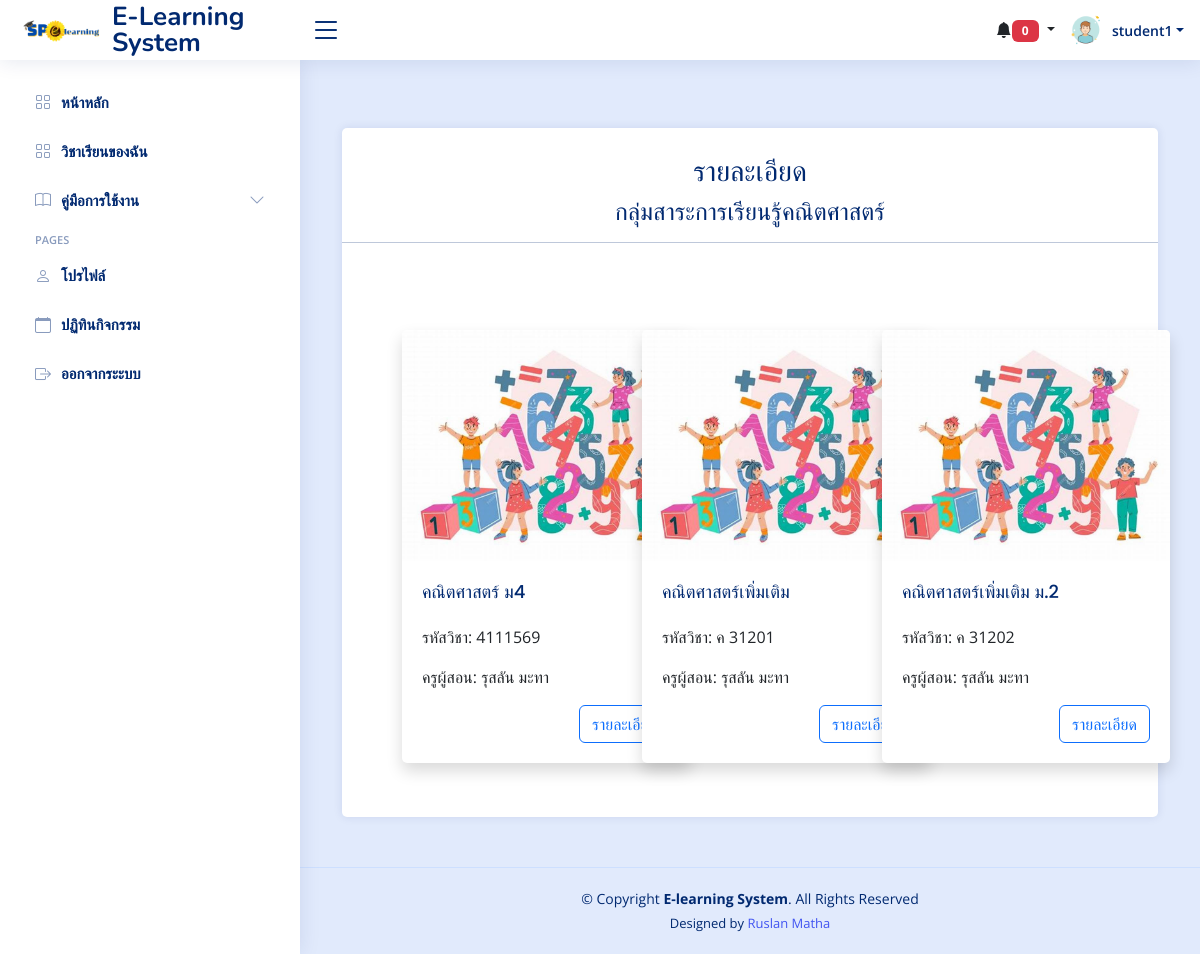
The app's page /student/group_details_student.php?group_id=2 (signed in) with its own data.
### tables this page shows
CREATE TABLE `students` (
  `s_id` int(11) NOT NULL,
  `username` varchar(255) NOT NULL,
  `password` varchar(255) NOT NULL,
  `first_name` varchar(255) NOT NULL,
  `last_name` varchar(255) NOT NULL,
  `class` varchar(50) NOT NULL,
  `image_id` int(11) NOT NULL
);

CREATE TABLE `learning_subject_group` (
  `group_id` int(11) NOT NULL,
  `group_name` varchar(255) NOT NULL
);

CREATE TABLE `courses` (
  `c_id` int(11) NOT NULL,
  `course_name` varchar(255) NOT NULL,
  `description` text NOT NULL,
  `teacher_id` int(11) NOT NULL DEFAULT 1,
  `created_at` datetime NOT NULL,
  `updated_at` datetime NOT NULL,
  `c_img` varchar(255) NOT NULL,
  `course_code` varchar(255) NOT NULL,
  `group_id` int(11) DEFAULT NULL,
  `is_open` tinyint(1) DEFAULT 1,
  `access_code` varchar(255) DEFAULT NULL
);

CREATE TABLE `teachers` (
  `t_id` int(11) NOT NULL,
  `username` varchar(255) NOT NULL,
  `password` varchar(255) NOT NULL,
  `first_name` varchar(255) NOT NULL,
  `last_name` varchar(255) NOT NULL,
  `email` varchar(255) NOT NULL,
  `group_id` int(11) DEFAULT NULL,
  `image_id` int(11) DEFAULT NULL
);

### student/group_details_student.php (the view, shortened to what this page needs)
<?php
include('../connections/connection.php');
try {
    $user_id = $_SESSION['user_id'];
    $stmt = $db->prepare("SELECT * FROM students WHERE s_id = :user_id");
    $stmt->bindParam(':user_id', $user_id);
    $stmt->execute();
    $student = $stmt->fetch(PDO::FETCH_ASSOC);
} catch (PDOException $e) {
    echo "เกิดข้อผิดพลาด: " . $e->getMessage();
}
if (isset($_GET['group_id'])) {
    $group_id = $_GET['group_id'];
    $sql = "SELECT * FROM courses WHERE group_id = :group_id";
    $stmt = $db->prepare($sql);
    $stmt->bindParam(':group_id', $group_id);
    $stmt->execute();
    $group_courses = $stmt->fetchAll(PDO::FETCH_ASSOC);
    $sql_group_name = "SELECT group_name FROM learning_subject_group WHERE group_id = :group_id";
    $stmt_group_name = $db->prepare($sql_group_name);
    $stmt_group_name->bindParam(':group_id', $group_id);
    $stmt_group_name->execute();
    $group_name = $stmt_group_name->fetchColumn();
} else {
    echo "ไม่พบรหัสกลุ่มสาระ";
}
?>
<?php
     include('head.php');
?>
<body>
<?php
     include('header.php');
     include('sidebar.php');
?>
  <main id="main" class="main">
    <div class="container  mt-5">
    <div class="card " >
      <div class="card-title">
    <h3 class="text-center mt-2">รายละเอียด</h3>
    <h4 class="text-center"><?php echo $group_name; ?></h4>
    <hr color="blue" size="3" width="100%">
    </div>
    <div class="row mt-5 me-5 mx-5">
            <?php foreach ($group_courses as $course): ?>
                <?php if ($course['is_open'] == 1): ?>
              <div class="col-md-4 mb-4">
                  <div class="card border-primary border-3 shadow" style="width: 18rem;">
                      <img src="<?php echo $course['c_img']; ?>" class="card-img-top" alt="Course Image">
                      <div class="card-body">
                          <h5 class="card-title"><?php echo $course['course_name']; ?></h5>
                          <p class="card-text">รหัสวิชา: <?php echo $course['course_code']; ?></p>
                          <?php
                          $teacher_id = $course['teacher_id'];
                          $teacher_stmt = $db->prepare("SELECT * FROM teachers WHERE t_id = :teacher_id");
                          $teacher_stmt->bindParam(':teacher_id', $teacher_id);
                          $teacher_stmt->execute();
                          $teacher = $teacher_stmt->fetch(PDO::FETCH_ASSOC);
                          ?>
                          <p class="card-text">ครูผู้สอน: <?php echo $teacher['first_name']; ?> <?php echo $teacher['last_name']; ?></p>
                          <a href="course_details.php?course_id=<?php echo $course['c_id']; ?>" class="btn btn-outline-primary" style="float: right;">รายละเอียด</a>
                      </div>
                  </div>
              </div>
          <?php endif; ?>
            <?php endforeach; ?>
        </div>
    </div>
    </div>
  </main>
  <?php include('footer.php');?>
</body>
</html>

### student/header.php (shortened to what this page needs)
<header id="header" class="header fixed-top d-flex align-items-center">
<div class="d-flex align-items-center justify-content-between">
  <a href="index.html" class="logo d-flex align-items-center">
    <img src="img/logo.png" alt="">
    <span class="d-none d-lg-block">E-Learning System</span>
  </a>
  <i class="bi bi-list toggle-sidebar-btn"></i>
</div>
<nav class="header-nav ms-auto">
  <ul class="d-flex align-items-center">
<div class="dropdown d-none d-md-block">
  <button class="btn dropdown-toggle" type="button" id="notificationDropdown" data-bs-toggle="dropdown" aria-expanded="false">
    <i class="bi bi-bell-fill"></i><span class="badge bg-danger" id="notificationCount">0</span>
  </button>
</div>
    <li class="nav-item dropdown pe-3">
      <a class="nav-link nav-profile d-flex align-items-center pe-0" href="#" data-bs-toggle="dropdown">
                  <?php if (!empty($student['image_id'])): ?>
                      <?php
                      $imageQuery = "SELECT filename FROM student_images WHERE image_id = :image_id";
                      $imageStmt = $db->prepare($imageQuery);
                      $imageStmt->bindParam(':image_id', $student['image_id']);
                      $imageStmt->execute();
                      $image = $imageStmt->fetch(PDO::FETCH_ASSOC);
                      if (!empty($image['filename'])):
                          $imagePath = 'images/' . $image['filename'];
                      else:
                          $imagePath = 'images/Defaul.png';
                      endif;
                      ?>
                      <img src="<?php echo $imagePath; ?>" alt="Profile" class="rounded-circle">
                  <?php else: ?>
                      <img src="images/Defaul.png" alt="Default Profile" class="rounded-circle">
                  <?php endif; ?>
        <span class="d-none d-md-block dropdown-toggle ps-2"><?php echo $student['first_name'];?></span>
      </a>
    </li>
  </ul>
</nav>
</header>

### student/css/style.css (style rules this page uses)
:root { scroll-behavior: smooth; }
a { color: #4154f1; text-decoration: none; }
h1, h2, h3, h4, h5, h6 { font-family: "Nunito", sans-serif; }
#main { margin-top: 60px; padding: 20px 30px; transition: all 0.3s; }
.logo { line-height: 1; }
@media (min-width: 1200px) { .logo { width: 280px; } }
.logo img { max-height: 26px; margin-right: 6px; }
.logo span { font-size: 26px; font-weight: 700; color: #012970; font-family: "Nunito", sans-serif; }
.header { transition: all 0.5s; z-index: 997; height: 60px; box-shadow: 0px 2px 20px rgba(1, 41, 112, 0.1); background-color: #fff; padding-left: 20px; }
.header .toggle-sidebar-btn { font-size: 32px; padding-left: 10px; cursor: pointer; color: #012970; }
@media (min-width: 1200px) { #main, #footer { margin-left: 300px; } }

### student/head.php (style rules this page uses)
body { font-family: "Open Sans", sans-serif; background-color: #e1eafc; }
.badge { font-weight: bold; text-transform: uppercase; padding: 5px 10px; min-width: 19px; }
.header-nav ul { list-style: none; }
.header-nav>ul { margin: 0; padding: 0; }
.header-nav .nav-profile { color: #012970; }
.header-nav .nav-profile img { max-height: 36px; }
.header-nav .nav-profile span { font-size: 14px; font-weight: 600; }
.card { margin-bottom: 30px; border: none; border-radius: 5px; box-shadow: 0px 0px 10px rgba(1, 41, 112, 0.1); background-color: #fff; }
.card-title { padding: 20px 0 15px 0; font-size: 18px; font-weight: 500; color: #012970; font-family: "Poppins", sans-serif; }
.card-body { padding: 0 20px 20px 20px; }

### records on screen
students: first_name "student1"
learning_subject_group: group_name "กลุ่มสาระการเรียนรู้คณิตศาสตร์"
courses: c_img (picture), course_name "คณิตศาสตร์ ม4", course_code "4111569", teacher.first_name "รุสลัน", teacher.last_name "มะทา"
courses: c_img (picture), course_name "คณิตศาสตร์เพิ่มเติม", course_code "ค 31201", teacher.first_name "รุสลัน", teacher.last_name "มะทา"
courses: c_img (picture), course_name "คณิตศาสตร์เพิ่มเติม ม.2", course_code "ค 31202", teacher.first_name "รุสลัน", teacher.last_name "มะทา"
